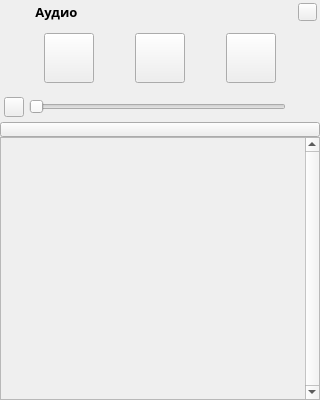
<?xml version="1.0" encoding="UTF-8"?>
<ui version="4.0">
 <class>AudioWidget</class>
 <widget class="QFrame" name="AudioWidget">
  <property name="geometry">
   <rect>
    <x>0</x>
    <y>0</y>
    <width>320</width>
    <height>400</height>
   </rect>
  </property>
  <layout class="QVBoxLayout" name="vL_2">
   <property name="spacing">
    <number>0</number>
   </property>
   <property name="leftMargin">
    <number>0</number>
   </property>
   <property name="topMargin">
    <number>0</number>
   </property>
   <property name="rightMargin">
    <number>0</number>
   </property>
   <property name="bottomMargin">
    <number>0</number>
   </property>
   <item>
    <widget class="QFrame" name="f_title">
     <property name="sizePolicy">
      <sizepolicy hsizetype="Preferred" vsizetype="Fixed">
       <horstretch>0</horstretch>
       <verstretch>0</verstretch>
      </sizepolicy>
     </property>
     <property name="maximumSize">
      <size>
       <width>16777215</width>
       <height>24</height>
      </size>
     </property>
     <layout class="QHBoxLayout" name="hL">
      <property name="spacing">
       <number>10</number>
      </property>
      <property name="leftMargin">
       <number>3</number>
      </property>
      <property name="topMargin">
       <number>3</number>
      </property>
      <property name="rightMargin">
       <number>3</number>
      </property>
      <property name="bottomMargin">
       <number>3</number>
      </property>
      <item>
       <widget class="QLabel" name="l_icon_title">
        <property name="minimumSize">
         <size>
          <width>19</width>
          <height>19</height>
         </size>
        </property>
        <property name="maximumSize">
         <size>
          <width>19</width>
          <height>19</height>
         </size>
        </property>
        <property name="pixmap">
         <pixmap>:/img/img_2.png</pixmap>
        </property>
        <property name="scaledContents">
         <bool>true</bool>
        </property>
       </widget>
      </item>
      <item>
       <widget class="QLabel" name="l_title">
        <property name="font">
         <font>
          <family>Biennale Black</family>
          <pointsize>10</pointsize>
          <weight>75</weight>
          <bold>true</bold>
         </font>
        </property>
        <property name="text">
         <string> Аудио</string>
        </property>
       </widget>
      </item>
      <item>
       <widget class="QPushButton" name="btn_hide">
        <property name="maximumSize">
         <size>
          <width>19</width>
          <height>16777215</height>
         </size>
        </property>
        <property name="icon">
         <iconset>
          <normaloff>:/img/img_9.png</normaloff>:/img/img_9.png</iconset>
        </property>
        <property name="iconSize">
         <size>
          <width>20</width>
          <height>20</height>
         </size>
        </property>
       </widget>
      </item>
     </layout>
    </widget>
   </item>
   <item>
    <widget class="QFrame" name="frame">
     <property name="sizePolicy">
      <sizepolicy hsizetype="Preferred" vsizetype="Fixed">
       <horstretch>0</horstretch>
       <verstretch>0</verstretch>
      </sizepolicy>
     </property>
     <property name="minimumSize">
      <size>
       <width>320</width>
       <height>68</height>
      </size>
     </property>
     <layout class="QHBoxLayout" name="horizontalLayout">
      <item>
       <widget class="QPushButton" name="btn_prev">
        <property name="minimumSize">
         <size>
          <width>50</width>
          <height>50</height>
         </size>
        </property>
        <property name="maximumSize">
         <size>
          <width>50</width>
          <height>50</height>
         </size>
        </property>
        <property name="text">
         <string/>
        </property>
        <property name="icon">
         <iconset>
          <normaloff>:/img/img_14.png</normaloff>:/img/img_14.png</iconset>
        </property>
        <property name="iconSize">
         <size>
          <width>25</width>
          <height>25</height>
         </size>
        </property>
       </widget>
      </item>
      <item>
       <widget class="QPushButton" name="btn_pp">
        <property name="minimumSize">
         <size>
          <width>50</width>
          <height>50</height>
         </size>
        </property>
        <property name="maximumSize">
         <size>
          <width>50</width>
          <height>50</height>
         </size>
        </property>
        <property name="text">
         <string/>
        </property>
        <property name="icon">
         <iconset>
          <normaloff>:/img/img_12.png</normaloff>:/img/img_12.png</iconset>
        </property>
        <property name="iconSize">
         <size>
          <width>25</width>
          <height>25</height>
         </size>
        </property>
       </widget>
      </item>
      <item>
       <widget class="QPushButton" name="btn_next">
        <property name="minimumSize">
         <size>
          <width>50</width>
          <height>50</height>
         </size>
        </property>
        <property name="maximumSize">
         <size>
          <width>50</width>
          <height>50</height>
         </size>
        </property>
        <property name="text">
         <string/>
        </property>
        <property name="icon">
         <iconset>
          <normaloff>:/img/img_13.png</normaloff>:/img/img_13.png</iconset>
        </property>
        <property name="iconSize">
         <size>
          <width>25</width>
          <height>25</height>
         </size>
        </property>
       </widget>
      </item>
     </layout>
    </widget>
   </item>
   <item>
    <widget class="QFrame" name="f_speakers">
     <property name="sizePolicy">
      <sizepolicy hsizetype="Preferred" vsizetype="Fixed">
       <horstretch>0</horstretch>
       <verstretch>0</verstretch>
      </sizepolicy>
     </property>
     <property name="minimumSize">
      <size>
       <width>320</width>
       <height>30</height>
      </size>
     </property>
     <layout class="QGridLayout" name="gL">
      <property name="leftMargin">
       <number>4</number>
      </property>
      <property name="topMargin">
       <number>4</number>
      </property>
      <property name="rightMargin">
       <number>9</number>
      </property>
      <property name="bottomMargin">
       <number>4</number>
      </property>
      <property name="spacing">
       <number>5</number>
      </property>
      <item row="0" column="2">
       <widget class="QLabel" name="l_num">
        <property name="minimumSize">
         <size>
          <width>20</width>
          <height>20</height>
         </size>
        </property>
        <property name="maximumSize">
         <size>
          <width>20</width>
          <height>20</height>
         </size>
        </property>
        <property name="alignment">
         <set>Qt::AlignCenter</set>
        </property>
       </widget>
      </item>
      <item row="0" column="1">
       <widget class="QSlider" name="hS">
        <property name="minimumSize">
         <size>
          <width>243</width>
          <height>0</height>
         </size>
        </property>
        <property name="maximum">
         <number>100</number>
        </property>
        <property name="singleStep">
         <number>10</number>
        </property>
        <property name="orientation">
         <enum>Qt::Horizontal</enum>
        </property>
       </widget>
      </item>
      <item row="0" column="0">
       <widget class="QPushButton" name="btn_mute">
        <property name="minimumSize">
         <size>
          <width>20</width>
          <height>20</height>
         </size>
        </property>
        <property name="maximumSize">
         <size>
          <width>20</width>
          <height>20</height>
         </size>
        </property>
        <property name="text">
         <string/>
        </property>
        <property name="icon">
         <iconset>
          <normaloff>:/img/img_7.png</normaloff>:/img/img_7.png</iconset>
        </property>
        <property name="iconSize">
         <size>
          <width>20</width>
          <height>20</height>
         </size>
        </property>
       </widget>
      </item>
     </layout>
    </widget>
   </item>
   <item>
    <widget class="QPushButton" name="btn_move">
     <property name="maximumSize">
      <size>
       <width>16777215</width>
       <height>15</height>
      </size>
     </property>
     <property name="text">
      <string/>
     </property>
     <property name="icon">
      <iconset>
       <normaloff>:/img/img_16.png</normaloff>:/img/img_16.png</iconset>
     </property>
    </widget>
   </item>
   <item>
    <widget class="QScrollArea" name="sA">
     <property name="sizePolicy">
      <sizepolicy hsizetype="Expanding" vsizetype="Ignored">
       <horstretch>0</horstretch>
       <verstretch>0</verstretch>
      </sizepolicy>
     </property>
     <property name="verticalScrollBarPolicy">
      <enum>Qt::ScrollBarAlwaysOn</enum>
     </property>
     <property name="horizontalScrollBarPolicy">
      <enum>Qt::ScrollBarAlwaysOff</enum>
     </property>
     <property name="widgetResizable">
      <bool>true</bool>
     </property>
     <property name="alignment">
      <set>Qt::AlignCenter</set>
     </property>
     <widget class="QWidget" name="sAWC">
      <property name="geometry">
       <rect>
        <x>0</x>
        <y>0</y>
        <width>301</width>
        <height>261</height>
       </rect>
      </property>
      <layout class="QVBoxLayout" name="vL">
       <property name="spacing">
        <number>5</number>
       </property>
       <property name="leftMargin">
        <number>4</number>
       </property>
       <property name="topMargin">
        <number>4</number>
       </property>
       <property name="rightMargin">
        <number>4</number>
       </property>
       <property name="bottomMargin">
        <number>4</number>
       </property>
      </layout>
     </widget>
    </widget>
   </item>
  </layout>
 </widget>
 <resources/>
 <connections>
  <connection>
   <sender>btn_hide</sender>
   <signal>clicked()</signal>
   <receiver>AudioWidget</receiver>
   <slot>hide()</slot>
   <hints>
    <hint type="sourcelabel">
     <x>387</x>
     <y>12</y>
    </hint>
    <hint type="destinationlabel">
     <x>199</x>
     <y>294</y>
    </hint>
   </hints>
  </connection>
 </connections>
</ui>
